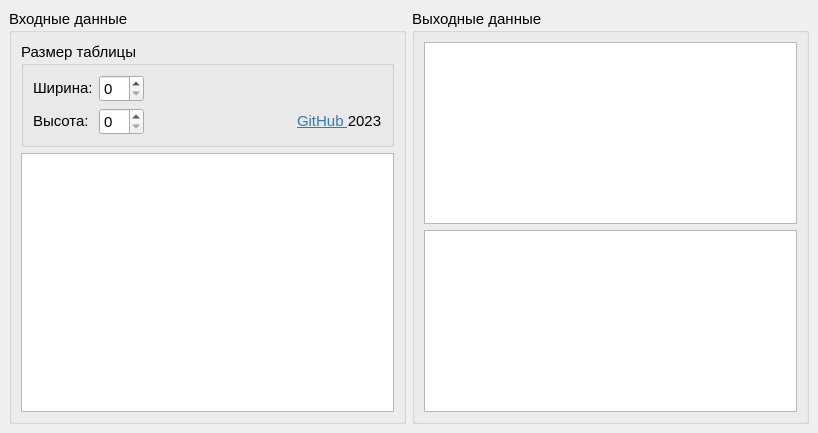
<?xml version="1.0" encoding="UTF-8"?>
<ui version="4.0">
 <class>MainWindow</class>
 <widget class="QMainWindow" name="MainWindow">
  <property name="geometry">
   <rect>
    <x>0</x>
    <y>0</y>
    <width>818</width>
    <height>433</height>
   </rect>
  </property>
  <property name="windowTitle">
   <string>Транспортная задача</string>
  </property>
  <widget class="QWidget" name="centralwidget">
   <layout class="QHBoxLayout" name="horizontalLayout_3">
    <item>
     <widget class="QGroupBox" name="inputBox">
      <property name="font">
       <font>
        <pointsize>11</pointsize>
       </font>
      </property>
      <property name="title">
       <string>Входные данные</string>
      </property>
      <layout class="QVBoxLayout" name="verticalLayout">
       <item>
        <widget class="QGroupBox" name="initSizeBox">
         <property name="font">
          <font>
           <pointsize>11</pointsize>
          </font>
         </property>
         <property name="styleSheet">
          <string notr="true"/>
         </property>
         <property name="title">
          <string>Размер таблицы</string>
         </property>
         <layout class="QVBoxLayout" name="verticalLayout_5">
          <item>
           <layout class="QHBoxLayout" name="horizontalLayout_5">
            <item>
             <widget class="QLabel" name="label">
              <property name="text">
               <string>&lt;html&gt;&lt;head/&gt;&lt;body&gt;&lt;p&gt;Ширина:&lt;/p&gt;&lt;/body&gt;&lt;/html&gt;</string>
              </property>
             </widget>
            </item>
            <item>
             <widget class="QSpinBox" name="tableWidth"/>
            </item>
            <item>
             <spacer name="horizontalSpacer">
              <property name="orientation">
               <enum>Qt::Horizontal</enum>
              </property>
              <property name="sizeHint" stdset="0">
               <size>
                <width>40</width>
                <height>20</height>
               </size>
              </property>
             </spacer>
            </item>
           </layout>
          </item>
          <item>
           <layout class="QHBoxLayout" name="horizontalLayout_6">
            <item>
             <widget class="QLabel" name="label_2">
              <property name="text">
               <string>&lt;html&gt;&lt;head/&gt;&lt;body&gt;&lt;p&gt;&lt;span style=&quot; font-size:11pt;&quot;&gt;Высота:  &lt;/span&gt;&lt;/p&gt;&lt;/body&gt;&lt;/html&gt;</string>
              </property>
             </widget>
            </item>
            <item>
             <widget class="QSpinBox" name="tableHeight"/>
            </item>
            <item>
             <spacer name="horizontalSpacer_2">
              <property name="orientation">
               <enum>Qt::Horizontal</enum>
              </property>
              <property name="sizeHint" stdset="0">
               <size>
                <width>40</width>
                <height>20</height>
               </size>
              </property>
             </spacer>
            </item>
            <item>
             <widget class="QLabel" name="label_3">
              <property name="text">
               <string>&lt;html&gt;&lt;head/&gt;&lt;body&gt;&lt;p&gt;&lt;a href=&quot;https://github.com/JKearnsl/transport_task&quot;&gt;&lt;span style=&quot; color:#2980b9;&quot;&gt;GitHub &lt;/span&gt;&lt;/a&gt;2023&lt;/p&gt;&lt;/body&gt;&lt;/html&gt;</string>
              </property>
              <property name="textFormat">
               <enum>Qt::RichText</enum>
              </property>
              <property name="openExternalLinks">
               <bool>true</bool>
              </property>
              <property name="textInteractionFlags">
               <set>Qt::TextBrowserInteraction</set>
              </property>
             </widget>
            </item>
           </layout>
          </item>
         </layout>
        </widget>
       </item>
       <item>
        <widget class="QTableView" name="inputTable"/>
       </item>
      </layout>
     </widget>
    </item>
    <item>
     <widget class="QGroupBox" name="outputBox">
      <property name="font">
       <font>
        <pointsize>11</pointsize>
       </font>
      </property>
      <property name="title">
       <string>Выходные данные</string>
      </property>
      <layout class="QVBoxLayout" name="verticalLayout_2">
       <item>
        <widget class="QTableView" name="outputTable"/>
       </item>
       <item>
        <widget class="QTextEdit" name="consoleArea">
         <property name="font">
          <font>
           <pointsize>12</pointsize>
          </font>
         </property>
         <property name="readOnly">
          <bool>true</bool>
         </property>
        </widget>
       </item>
      </layout>
     </widget>
    </item>
   </layout>
  </widget>
  <widget class="QMenuBar" name="menubar">
   <property name="geometry">
    <rect>
     <x>0</x>
     <y>0</y>
     <width>818</width>
     <height>29</height>
    </rect>
   </property>
  </widget>
 </widget>
 <resources/>
 <connections/>
</ui>
